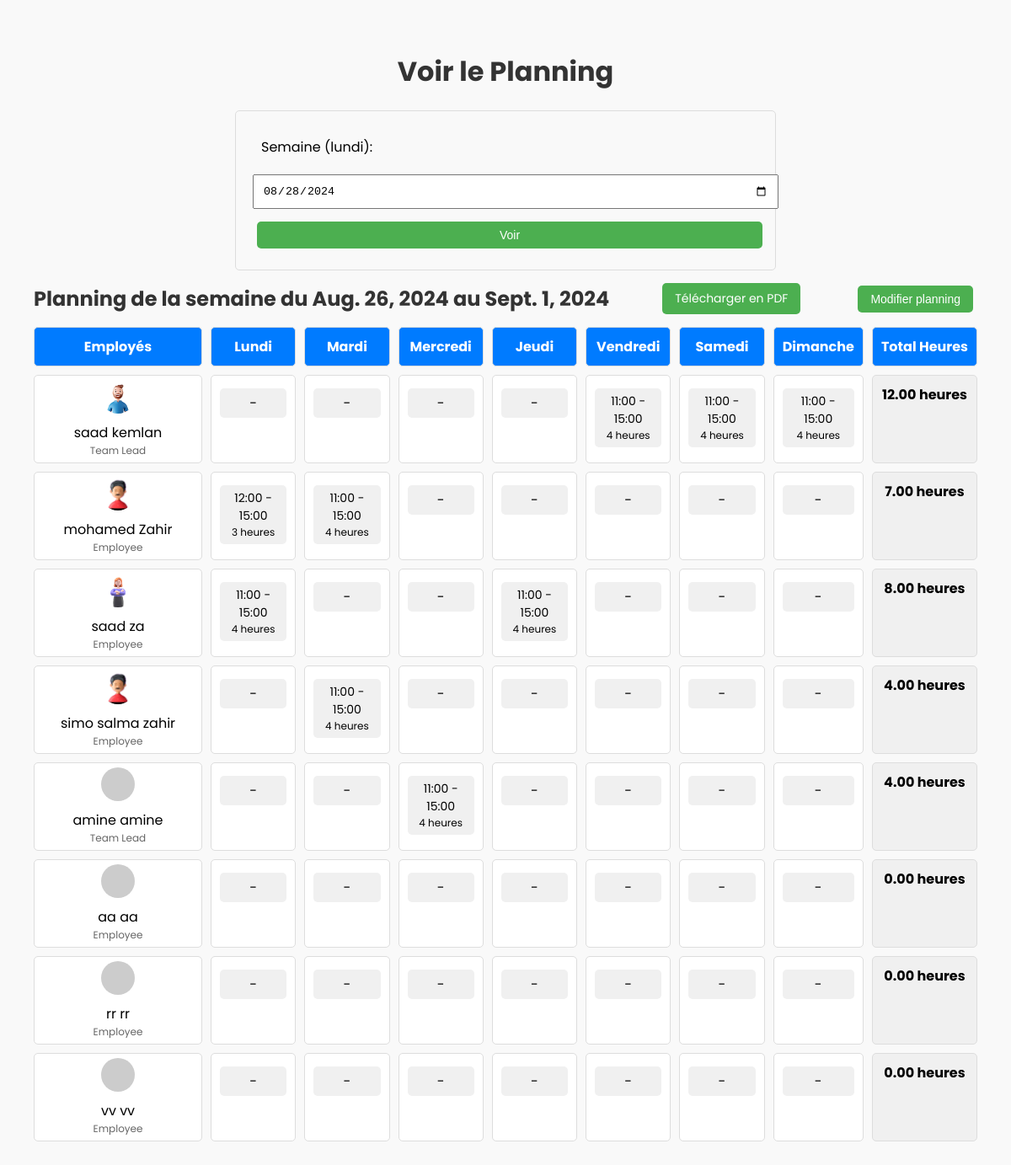
The page /view_schedule/ (signed in) on the database as committed earlier.
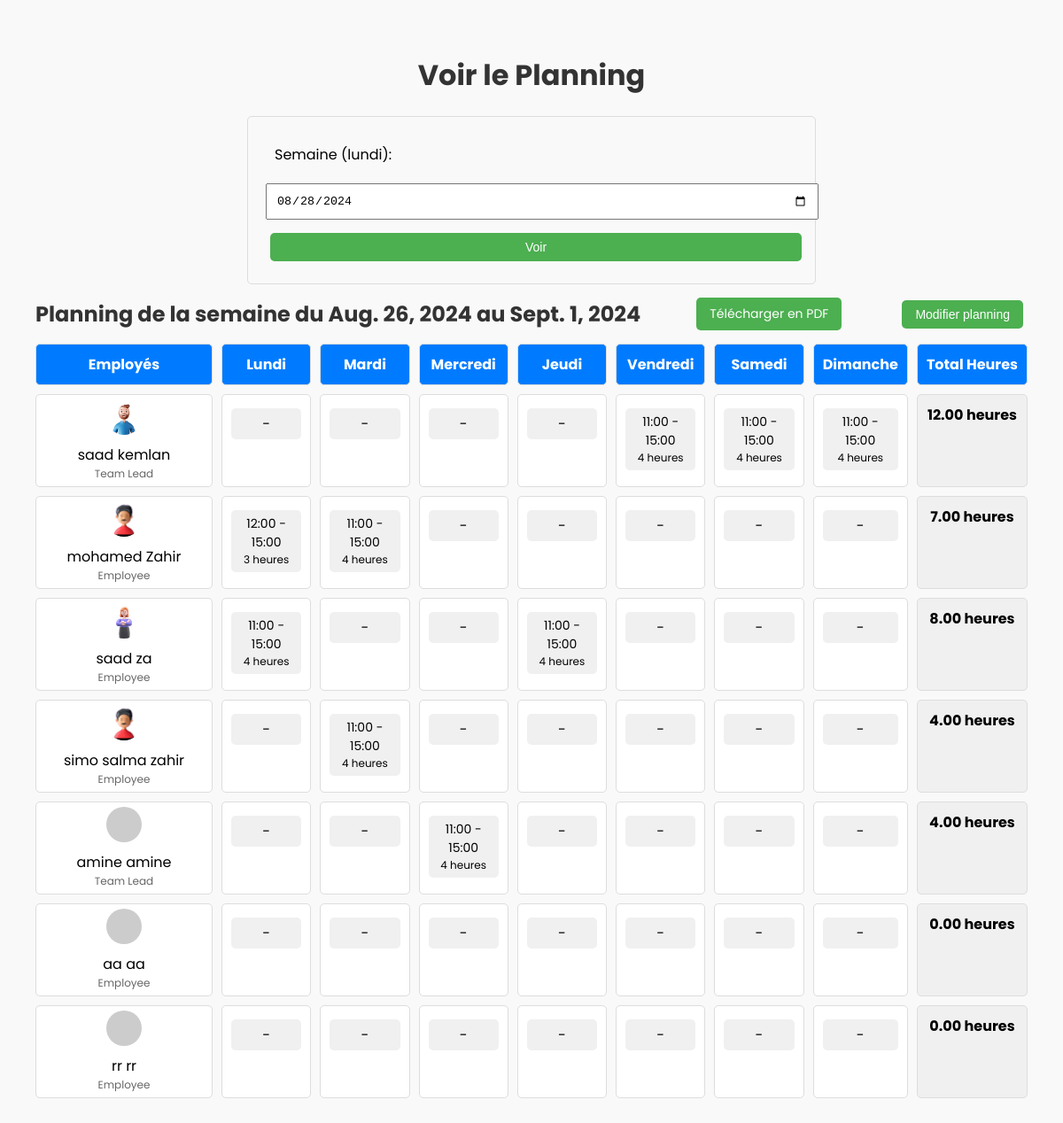
The same page on the database as committed later.
### accounts/models.py (models this page shows, shortened)
class ScheduleEntry(models.Model):
    schedule = models.ForeignKey(Schedule, related_name='entries', on_delete=models.CASCADE)
    employee = models.ForeignKey(settings.AUTH_USER_MODEL, on_delete=models.CASCADE)
    day = models.CharField(max_length=10)
    start_time = models.TimeField()
    end_time = models.TimeField()
    hours = models.IntegerField()

class CustomUser(AbstractUser):
    ROLE_CHOICES = (
        ('employee', 'Employee'),
        ('team_lead', 'Team Lead'),
    )
    role = models.CharField(max_length=10, choices=ROLE_CHOICES, default='manager')
    is_active = models.BooleanField(default=True)
    pointage_code = models.CharField(max_length=4, unique=True, blank=True, null=True)
    created_by = models.ForeignKey('self', null=True, blank=True, on_delete=models.SET_NULL, related_name='employees')
    hours_per_week = models.IntegerField(default=0)
    photo = models.ImageField(upload_to='photos/', null=True, blank=True)

### accounts/views.py (the view, shortened to what this page needs)
# urls.py: path('view_schedule/', ViewScheduleView.as_view(), name='view_schedule'),
class ViewScheduleView(View):
    def get(self, request):
        form = WeekSelectionForm()
        user = request.user
        if user.role == 'manager':
            employees = CustomUser.objects.filter(created_by=user)
        else:
            employees = CustomUser.objects.filter(created_by=user.created_by)
        start_date, end_date = get_current_week_dates()
        context = self.get_schedule_context(user, employees, start_date, end_date)
        context['form'] = form
        return render(request, 'accounts/view_schedule.html', context)
    def get_schedule_context(self, user, employees, start_date, end_date):
        logger.debug(f"Searching for schedule: start_date={start_date}, end_date={end_date}")
        schedule = Schedule.objects.filter(
            user=user.created_by if user.role != 'manager' else user,
            start_date=start_date,
            end_date=end_date
        ).order_by('-id').first()
        context = {'employees': employees, 'start_date': start_date, 'end_date': end_date}
        if schedule:
            logger.debug(f"Found schedule: id={schedule.id}, start_date={schedule.start_date}, end_date={schedule.end_date}")
            employee_schedules, employee_total_hours = self.process_schedule(schedule, employees)
            context.update({
                'employee_schedules': employee_schedules,
                'employee_total_hours': employee_total_hours,
                'days': ["Lundi", "Mardi", "Mercredi", "Jeudi", "Vendredi", "Samedi", "Dimanche"],
            })
        else:
            logger.debug("No schedule found for the specified dates")
        return context
    def process_schedule(self, schedule, employees):
        day_translation = {
            'Monday': 'Lundi', 'Tuesday': 'Mardi', 'Wednesday': 'Mercredi',
            'Thursday': 'Jeudi', 'Friday': 'Vendredi', 'Saturday': 'Samedi', 'Sunday': 'Dimanche'
        }
        days = ["Lundi", "Mardi", "Mercredi", "Jeudi", "Vendredi", "Samedi", "Dimanche"]
        employee_schedules = {employee.pk: {day: [] for day in days} for employee in employees}
        employee_total_hours = {employee.pk: 0 for employee in employees}
        schedule_entries = schedule.entries.all()
        logger.debug(f"Number of Schedule Entries: {schedule_entries.count()}")
        for entry in schedule_entries:
            logger.debug(f"Entry: Employee {entry.employee.pk}, Day {entry.day}, Start {entry.start_time}, End {entry.end_time}")
            employee = entry.employee
            if employee.pk not in employee_schedules:
                employee_schedules[employee.pk] = {day: [] for day in days}
                employee_total_hours[employee.pk] = 0
            day_french = day_translation.get(entry.day, entry.day)
            employee_schedules[employee.pk][day_french].append({
                'start_time': entry.start_time.strftime('%H:%M'),
                'end_time': entry.end_time.strftime('%H:%M'),
                'hours': entry.hours
            })
            employee_total_hours[employee.pk] += entry.hours
        for employee_id in employee_schedules:
            for day in days:
                employee_schedules[employee_id][day].sort(key=lambda x: x['start_time'])
        return employee_schedules, employee_total_hours

### accounts/forms.py
class WeekSelectionForm(forms.Form):
    start_date = forms.DateField(
        label='Date de début de la semaine',
        widget=forms.DateInput(attrs={'type': 'date'}),
        initial=timezone.now().date()
    )
    hours_per_week = forms.IntegerField(
        label='Heures par semaine (optionnel)',
        required=False,
        min_value=1,
        max_value=168
    )

### accounts/templatetags/custom_filters.py (called while the page is built)
@register.filter
def get_item(dictionary, key):
    return dictionary.get(key)

### accounts/views.py (called while the page is built)
def get_current_week_dates():
    today = datetime.now().date()
    start_of_week = today - timedelta(days=today.weekday())
    end_of_week = start_of_week + timedelta(days=6)
    return start_of_week, end_of_week

### accounts/templates/accounts/view_schedule.html (shortened to what this page needs)
{% load custom_filters %}
<!DOCTYPE html>
<html lang="fr">
<head>
</head>
<body>
<h1>Voir le Planning</h1>
<form method="post">
    <label for="start_date">Semaine (lundi):</label>
    {{ form.start_date }}
    <button type="submit" class="btn">Voir</button>
</form>
{% if user.is_authenticated %}
    {% if employees %}
    <div class="schedule-container">
        {% if employee_schedules %}
        <div class="schedule-header">
            <h2>Planning de la semaine du {{ start_date }} au {{ end_date }}</h2>
            {% if user.role == 'manager' %}
                <a href="{% url 'download_schedule_pdf' %}?start_date={{ start_date|date:'Y-m-d' }}" class="btn btn-primary">Télécharger en PDF</a>
                <button id="modify-schedule" class="btn btn-primary">Modifier planning</button>
            {% endif %}
        </div>
        <div id="schedule-table" class="schedule-table">
            <div class="schedule-header-cell">Employés</div>
            {% for day in days %}
                <div class="schedule-header-cell">{{ day }}</div>
            {% endfor %}
            <div class="schedule-header-cell">Total Heures</div>
            {% for employee in employees %}
                <div class="schedule-cell employee-cell">
                    {% if employee.photo %}
                    <img src="{{ employee.photo.url }}" alt="Photo de {{ employee.first_name }}">
                    {% else %}
                    <img src="https://via.placeholder.com/150" alt="Placeholder Image">
                    {% endif %}
                    <span>{{ employee.first_name }} {{ employee.last_name }}</span>
                    <div class="employee-role">{{ employee.get_role_display }}</div>
                </div>
                {% for day in days %}
                <div class="schedule-cell" data-employee-id="{{ employee.pk }}" data-day="{{ day }}">
                    {% with shifts=employee_schedules|get_item:employee.pk|get_item:day %}
                        {% if shifts %}
                            {% for shift in shifts %}
                                <div class="shift shift-blue">
                                    <div class="shift-time">{{ shift.start_time }} - {{ shift.end_time }}</div>
                                    <div class="shift-role">{{ shift.hours }} heures</div>
                                </div>
                            {% endfor %}
                        {% else %}
                            <div class="shift">
                                -
                            </div>
                        {% endif %}
                    {% endwith %}
                </div>
                {% endfor %}
                <div class="schedule-cell total-hours-cell">
                    {{ employee_total_hours|get_item:employee.pk|floatformat:2 }} heures
                </div>
            {% endfor %}
        </div>
        {% else %}
            <p>Pas de planning pour cette semaine.</p>
        {% endif %}
    </div>
    {% else %}
        <p>Aucun employé trouvé.</p>
    {% endif %}
{% else %}
    <p>Vous devez être connecté pour voir le planning.</p>
{% endif %}
</body>
</html>

Rows that differ between the two databases and show on the page:
removed CustomUser: first_name "vv", last_name "vv", role "Employee", id "0.00"
